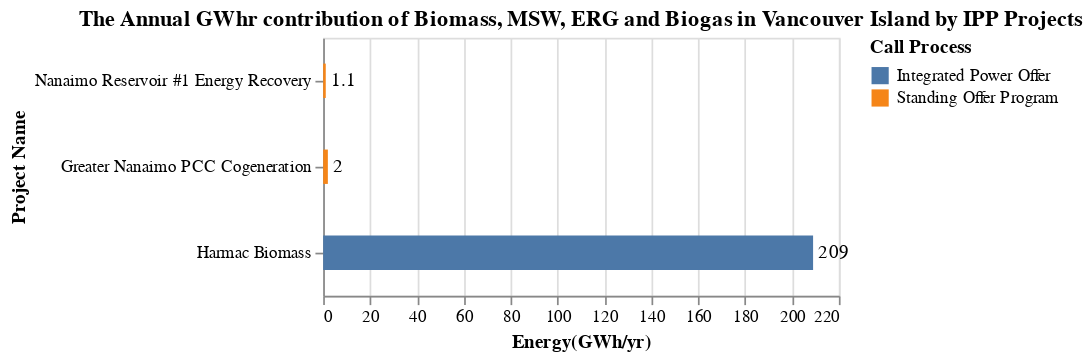

The code cell stored with this chart in its notebook:
### Markdown cell above
The bar chart energy_VI_Loc_chart, shows the energy contribution for each of these Biogas projects and the call process by which it was acquired. 

The bar chart capacity_VI_Loc_chart, shows the capacity contribution for each of these Biogas projects and the call process by which it was acquired.

### Code cell
title = alt.TitleParams('The Annual GWhr contribution of Biomass, MSW, ERG and Biogas in Vancouver Island by IPP Projects')

capacity_IPP = alt.Chart(data_VI, title = title).mark_bar(height = 20).encode(
                    alt.Y('Project_name', title='Project Name',sort='x'),
                    alt.X('sum(Energy(GWh/yr))', title='Energy(GWh/yr)'),
                    alt.Color('Call_process', title = 'Call Process')).properties(height = 150, width=300)
energy_VI_Loc_chart = capacity_IPP + capacity_IPP.mark_text(
    color = 'black', align='left', dx = 3).encode(text='sum(Energy(GWh/yr))',color=alt.value('black'))
energy_VI_Loc_chart

### Figure 1 — Vega-Lite specification as saved in the notebook (floating-point values rounded to 4 significant figures)
{"config": {"view": {"continuousWidth": 300, "continuousHeight": 300}}, "layer": [{"mark": {"type": "bar", "height": 20}, "encoding": {"color": {"field": "Call_process", "title": "Call Process", "type": "nominal"}, "x": {"aggregate": "sum", "field": "Energy(GWh/yr)", "title": "Energy(GWh/yr)", "type": "quantitative"}, "y": {"field": "Project_name", "sort": "x", "title": "Project Name", "type": "nominal"}}, "title": {"text": "The Annual GWhr contribution of Biomass, MSW, ERG and Biogas in Vancouver Island by IPP Projects"}}, {"mark": {"type": "text", "align": "left", "color": "black", "dx": 3}, "encoding": {"color": {"value": "black"}, "text": {"aggregate": "sum", "field": "Energy(GWh/yr)", "type": "quantitative"}, "x": {"aggregate": "sum", "field": "Energy(GWh/yr)", "title": "Energy(GWh/yr)", "type": "quantitative"}, "y": {"field": "Project_name", "sort": "x", "title": "Project Name", "type": "nominal"}}, "title": {"text": "The Annual GWhr contribution of Biomass, MSW, ERG and Biogas in Vancouver Island by IPP Projects"}}], "data": {"name": "data-d5996bfde832ad2be191954a84279268"}, "height": 150, "width": 300, "$schema": "https://vega.github.io/schema/vega-lite/v5.20.1.json", "datasets": {"data-d5996bfde832ad2be191954a84279268": [{"Sub_region": "Vancouver Island", "Project_name": "Harmac Biomass", "IPP_seller": "Nanaimo Forest Products Ltd.", "Location": "Nanaimo", "Type": "Biomass", "Year": "2010", "Call_process": "Integrated Power Offer", "Capacity(MW)": 55.0, "Energy(GWh/yr)": 209.0, "Region": "Vancouver Island"}, {"Sub_region": "Vancouver Island", "Project_name": "Greater Nanaimo PCC Cogeneration", "IPP_seller": "Regional District of Nanaimo", "Location": "Nanaimo", "Type": "Biogas", "Year": "2010", "Call_process": "Standing Offer Program", "Capacity(MW)": 0.355, "Energy(GWh/yr)": 2.0, "Region": "Vancouver Island"}, {"Sub_region": "Vancouver Island", "Project_name": "Nanaimo Reservoir #1 Energy Recovery", "IPP_seller": "City of Nanaimo", "Location": "Nanaimo", "Type": "ERG", "Year": "2010", "Call_process": "Standing Offer Program", "Capacity(MW)": 0.3, "Energy(GWh/yr)": 1.1, "Region": "Vancouver Island"}]}}
